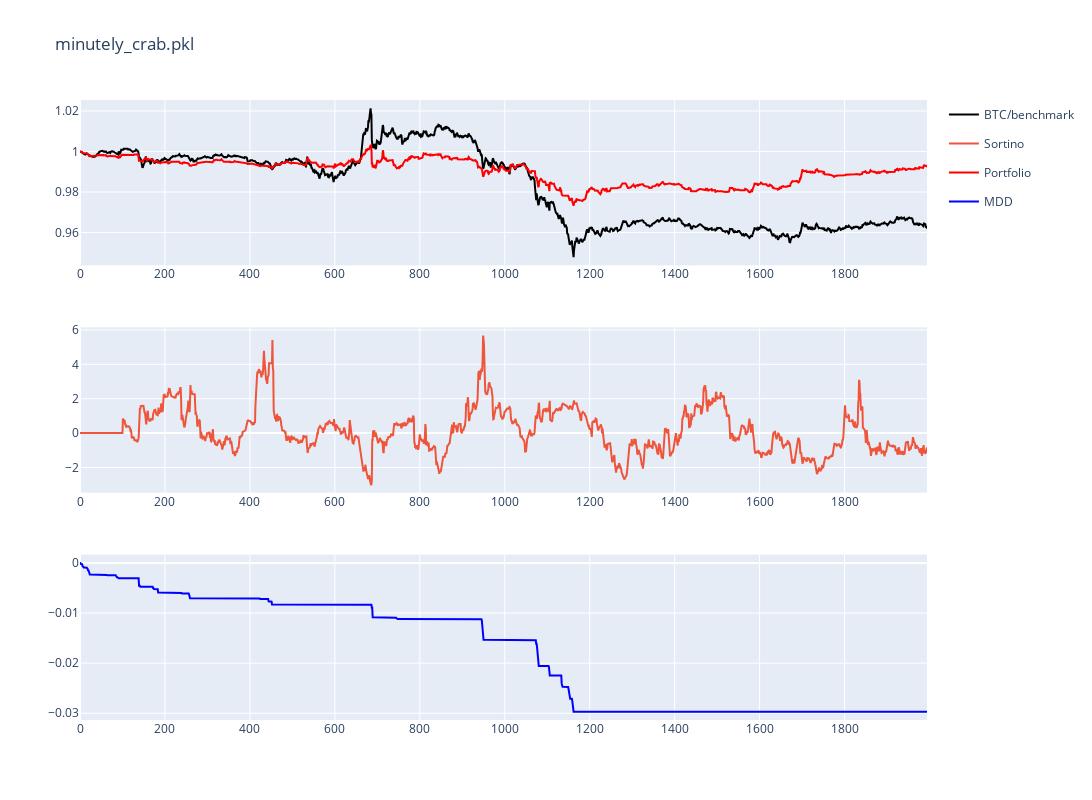

Source (notebook cell):
### Code cell
f = plot_test(2)
print(get_delta(f), get_data_note(f))
f

### Figure 1 — Plotly figure (JSON) as saved in the notebook; plotly's stock layout.template omitted (floating-point values rounded to 4 significant figures; data arrays with more than 128 entries replaced by an {"elided": "..."} marker saying what was removed)
{"data": [{"legendgroup": "1", "marker": {"color": "black", "size": 42}, "name": "BTC/benchmark", "type": "scatter", "x": {"elided": "1995 int values"}, "xaxis": "x", "y": {"elided": "1995 float values"}, "yaxis": "y"}, {"name": "Sortino", "type": "scatter", "x": {"elided": "1995 int values"}, "xaxis": "x2", "y": {"elided": "1995 float values"}, "yaxis": "y2"}, {"marker": {"color": "red", "size": 42}, "name": "Portfolio", "type": "scatter", "x": {"elided": "1995 int values"}, "xaxis": "x", "y": {"elided": "1995 float values"}, "yaxis": "y"}, {"marker": {"color": "blue", "size": 42}, "name": "MDD", "type": "scatter", "x": {"elided": "1995 int values"}, "xaxis": "x3", "y": {"elided": "1995 float values"}, "yaxis": "y3"}], "layout": {"autosize": false, "height": 800, "title": {"text": "minutely_crab.pkl"}, "width": 1300, "xaxis": {"anchor": "y", "domain": [0, 1]}, "xaxis2": {"anchor": "y2", "domain": [0, 1]}, "xaxis3": {"anchor": "y3", "domain": [0, 1]}, "yaxis": {"anchor": "x", "domain": [0.7333, 1]}, "yaxis2": {"anchor": "x2", "domain": [0.3667, 0.6333]}, "yaxis3": {"anchor": "x3", "domain": [0, 0.2667]}}}
